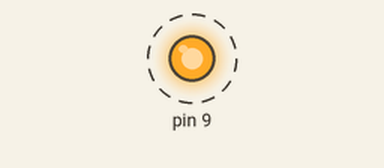
The sketch below on a simulated Arduino Uno, built with avr-gcc and run on an emulated ATmega328P. On the bench: output pins drawn as LEDs (lit = HIGH). Dashed ring = blinking. What the sketch prints to the serial monitor is not drawn.

Above: at 0.2 s.
Timing chart, 0 to 3.0 s (numbered marks = the images above):
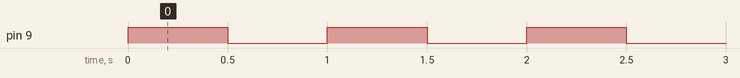

Measured:
- by itself, pin 9: alternates HIGH for 0.50 s and LOW for 0.50 s, 30 changes in all, then stays LOW

The sketch:

Finite_LED_Blinker.ino
```cpp
//Cole Neal
//8/27/2019
//This code is a LED blinking on and off every second and stoping After 15 blinks.


int counter = 1;
void setup() {
  pinMode(9, OUTPUT);
  Serial.begin(9600);
}

void loop() {
  if (counter <= 15) {
    Serial.println(counter);
    digitalWrite(9, HIGH);
    delay(500);
    digitalWrite(9, LOW);
    delay(500);
    counter = counter + 1;
  }
}

//The if statement checks for a condition and executes the proceeding statement.
//You do not need an else statement. Nothing will happen if you don't have an else.
//There is no difference between x++ and x = x + 1
// When it runs once it will display the number 1.
//One equal means that it is equal. Two equal signs means that the Arduino needs to check if thet are equal.
//https://www.arduino.cc/reference/en/language/structure/control-structure/if/
//I need to remember to make the counter increase b once everytime.
```
